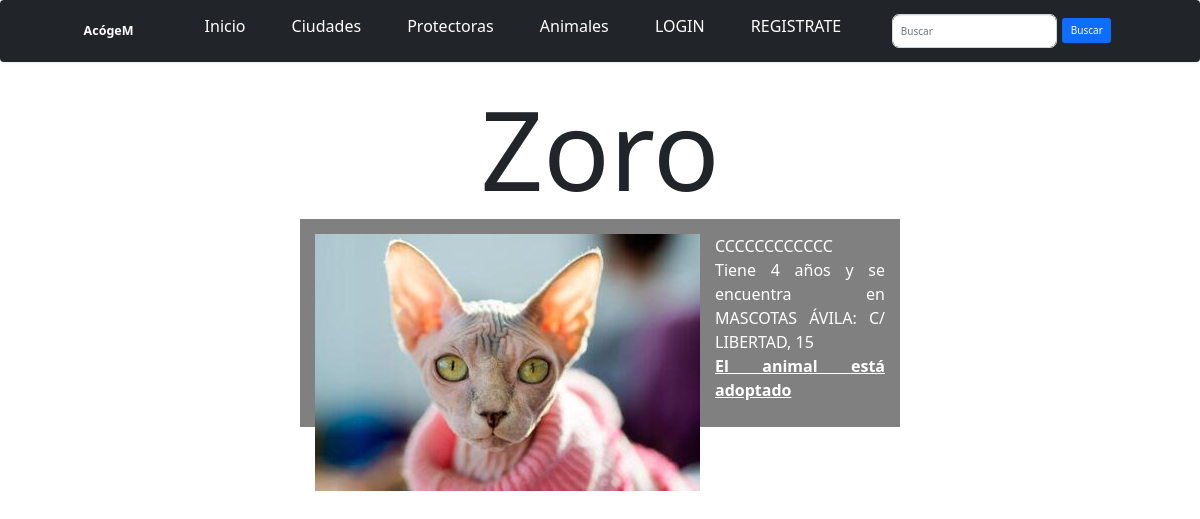
/animales/1/, run on the app's committed database.
### AcogeM_app/models.py (models this page shows, shortened)
class Animal(models.Model):
	protectora = models.ForeignKey('Protectora', on_delete=models.CASCADE)
	nom = models.CharField('Nombre', max_length=50)
	descrip = models.TextField('Descripción')
	foto = models.ImageField('Imagen', blank=True, null=True, upload_to='img')
	TIPO_ANIMALES = [
	 	("p", "Perro"),
	 	("g", "Gato"),
	 	("h", "Huron"),
		("c", "Conejo"),
	]
	tipo = models.CharField('Tipo', max_length=1, choices=TIPO_ANIMALES, blank=True, default="p")
	edad = models.IntegerField('Edad', default=0, null=True)
	adoptado = models.BooleanField(default=False)
	class Meta:
		verbose_name_plural = "Animales"

class Protectora(models.Model):
    ciudad = models.ForeignKey(Ciudad, on_delete=models.CASCADE)
    nom = models.CharField('Nombre', max_length=100)
    direc = models.CharField('Direccion', max_length=200)
    fotopro = models.ImageField('Imagen', blank=True, null=True, upload_to='img')
    def __str__(self):
    	return f'{self.nom}: {self.direc}'
    class Meta:
    	verbose_name_plural = "Protectoras"

### AcogeM_app/views.py (the view)
# urls.py: path('animales/<int:pk>/', AnimalDetailView.as_view(), name='animal-detail'),
class AnimalDetailView(DetailView):
	model = Animal

### AcogeM_app/templates/AcogeM_app/animal_detail.html (shortened to what this page needs)
{% extends "base.html" %}
{% block content %}
<h1 class="titulo">{{ animal.nom }}</h1>
<div class="noticia">
  <img class="izquierda" src="/media/{{ animal.foto }}">
    <aside>
        {{ animal.descrip }}
        <br>
        Tiene {{ animal.edad }} años y se encuentra en {{ animal.protectora }}
    </aside>
    {% if animal.adoptado == True %}
        <p><b><u>El animal está adoptado</u></b></p>
    {% endif %}
</div>
{% endblock %}

### AcogeM_app/templates/AcogeM_app/animal_detail.html (style rules this page uses)
.titulo { text-align: center; font-size: 110px; }
div.noticia { width: 50%; margin: 5px auto; font-size: medium; text-align: justify; background-color: grey; color: #fff; padding: 15px; }
div.noticia img.izquierda { float: left; margin-right: 15px; }

### data on the page
Animal: nom "Zoro", foto (picture), descrip "CCCCCCCCCCCC", edad "4", protectora "MASCOTAS ÁVILA: C/ LIBERTAD, 15"
